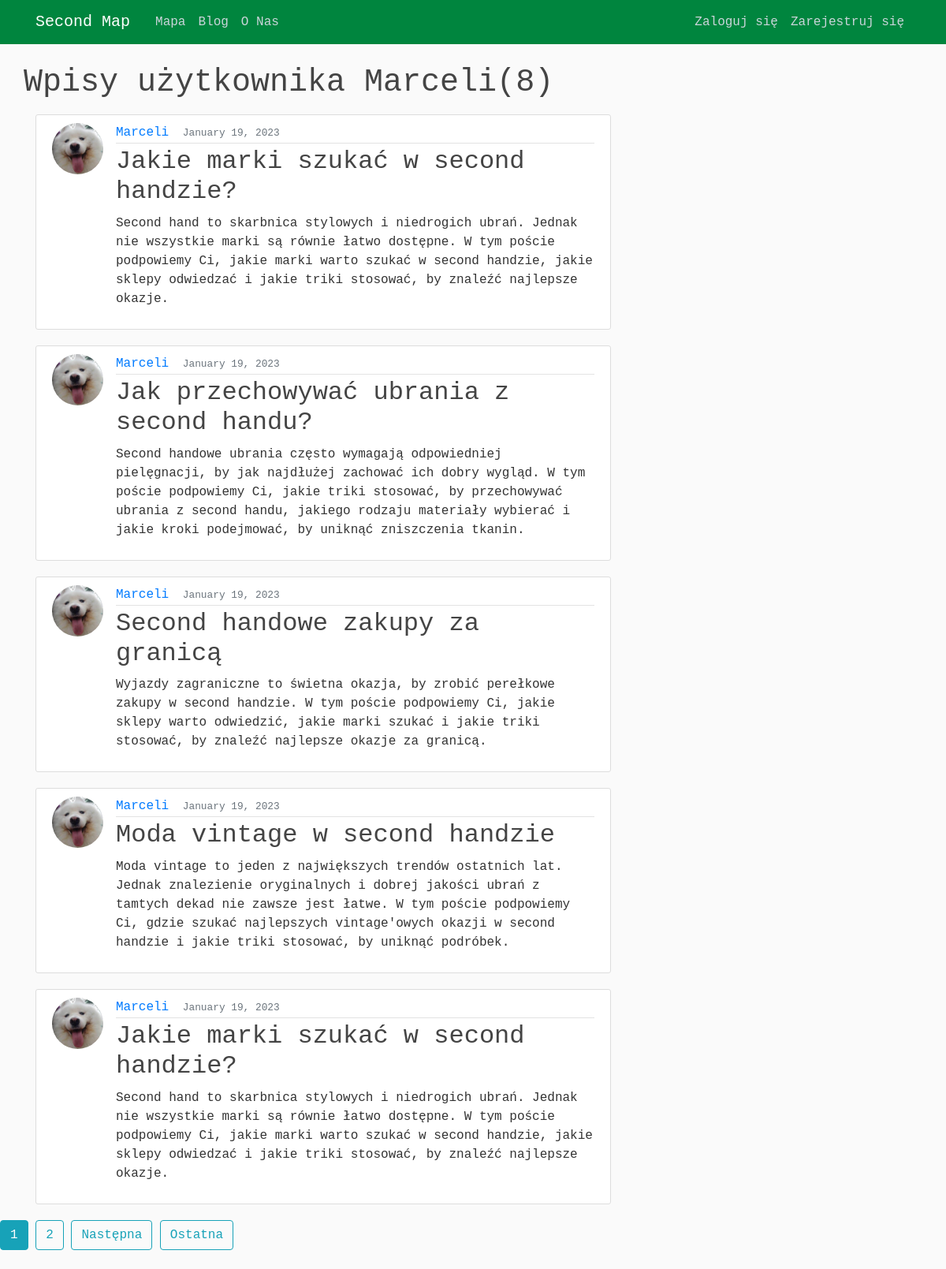
/user/Marceli, run on the app's committed database.
### map/models.py (models this page shows, shortened)
class Post(models.Model):
    title = models.CharField(max_length=100)
    content = models.TextField()
    date_posted = models.DateTimeField(default=timezone.now)
    author = models.ForeignKey(User, on_delete=models.CASCADE)

### users/models.py (models this page shows, shortened)
class Profile(models.Model):
    user = models.OneToOneField(User, on_delete=models.CASCADE)
    image = models.ImageField(default='default.jpg', upload_to='profile_pics')

### map/views.py (the view)
# urls.py: path('user/<str:username>', UserPostListView.as_view(), name='user-posts'),
class UserPostListView(ListView):
    model = Post
    template_name = 'map/user_posts.html'  # <app>/<model>_<viewtype>.html
    context_object_name = 'posts'
    paginate_by = 5
    def get_queryset(self):
        user = get_object_or_404(User, username=self.kwargs.get('username'))
        return Post.objects.filter(author=user).order_by('-date_posted')

### map/templates/map/user_posts.html (shortened to what this page needs)
{% extends "map/base.html" %}
{% block content %}
<h1 class="mb-3">Wpisy użytkownika {{ view.kwargs.username }}({{ page_obj.paginator.count }})</h1>
<div class="col-md-8">
    {% for post in posts %}
    <article class="media content-section">
        <img class="rounded-circle article-img" src="{{ post.author.profile.image.url }}">
        <div class="media-body">
            <div class="article-metadata">
                <a class="mr-2" href="{% url 'user-posts' post.author.username %}">{{ post.author }}</a>
                <small class="text-muted">{{ post.date_posted | date:"F d, Y" }}</small>
            </div>
            <h2><a class="article-title" href="{% url 'post-detail' post.id %}">{{ post.title }}</a></h2>
            <p class="article-content">{{ post.content }}</p>
        </div>
    </article>
    {% endfor %}
</div>
</div>
</main>
</body>
{% if is_paginated %}
{% for num in page_obj.paginator.page_range %}
{% if page_obj.number == num  %}
<a class="btn btn-info mb-4" href="?page={{ num }}">{{ num }}</a>
{% elif num > page_obj.number|add:'-3' and num < page_obj.number|add:'3' %}
<a class="btn btn-outline-info mb-4" href="?page={{ num }}">{{ num }}</a>
{% endif %}
{% endfor %}
{% if page_obj.has_next %}
<a class="btn btn-outline-info mb-4" href="?page={{ page_obj.next_page_number }}">Następna</a>
<a class="btn btn-outline-info mb-4" href="?page={{ page_obj.paginator.num_pages }}">Ostatna</a>
{% endif %}
{% endif %}
{% endblock content %}

### map/static/map/main.css (style rules this page uses)
body { font-family: "Courier New"; background: #fafafa; color: #333333; margin-top: 5rem; }
h1, h2, h3, h4, h5, h6 { color: #444444; }
.content-section { background: #ffffff; padding: 10px 20px; border: 1px solid #dddddd; border-radius: 3px; margin-bottom: 20px; }
.article-title { color: #444444; }
.article-content { white-space: pre-line; }
.article-img { height: 65px; width: 65px; margin-right: 16px; }
.article-metadata { padding-bottom: 1px; margin-bottom: 4px; border-bottom: 1px solid #e3e3e3 }

### data on the page
Post: author.profile.image (picture), author "Marceli", date_posted "January 19, 2023", title "Jakie marki szukać w second handzie?", content "Second hand to skarbnica stylowych i niedrogich ubrań. Jednak nie wszystkie marki są równie łatwo dostępne. W tym poście podpowiemy Ci, jakie marki warto szukać w second handzie, jakie sklepy odwiedzać i jakie triki stosować, by znaleźć najlepsze okazje."
Post: author.profile.image (picture), author "Marceli", date_posted "January 19, 2023", title "Jak przechowywać ubrania z second handu?", content "Second handowe ubrania często wymagają odpowiedniej pielęgnacji, by jak najdłużej zachować ich dobry wygląd. W tym poście podpowiemy Ci, jakie triki stosować, by przechowywać ubrania z second handu, jakiego rodzaju materiały wybierać i jakie kroki podejmować, by uniknąć zniszczenia tkanin."
Post: author.profile.image (picture), author "Marceli", date_posted "January 19, 2023", title "Second handowe zakupy za granicą", content "Wyjazdy zagraniczne to świetna okazja, by zrobić perełkowe zakupy w second handzie. W tym poście podpowiemy Ci, jakie sklepy warto odwiedzić, jakie marki szukać i jakie triki stosować, by znaleźć najlepsze okazje za granicą."
Post: author.profile.image (picture), author "Marceli", date_posted "January 19, 2023", title "Moda vintage w second handzie", content "Moda vintage to jeden z największych trendów ostatnich lat. Jednak znalezienie oryginalnych i dobrej jakości ubrań z tamtych dekad nie zawsze jest łatwe. W tym poście podpowiemy Ci, gdzie szukać najlepszych vintage'owych okazji w second handzie i jakie triki stosować, by uniknąć podróbek."
Post: author.profile.image (picture), author "Marceli", date_posted "January 19, 2023", title "Jakie marki szukać w second handzie?", content "Second hand to skarbnica stylowych i niedrogich ubrań. Jednak nie wszystkie marki są równie łatwo dostępne. W tym poście podpowiemy Ci, jakie marki warto szukać w second handzie, jakie sklepy odwiedzać i jakie triki stosować, by znaleźć najlepsze okazje."

### other printed values
{{ view.kwargs.username }} "Marceli"
{{ page_obj.paginator.count }} "8"
{{ num }} "1"
{{ num }} "2"
